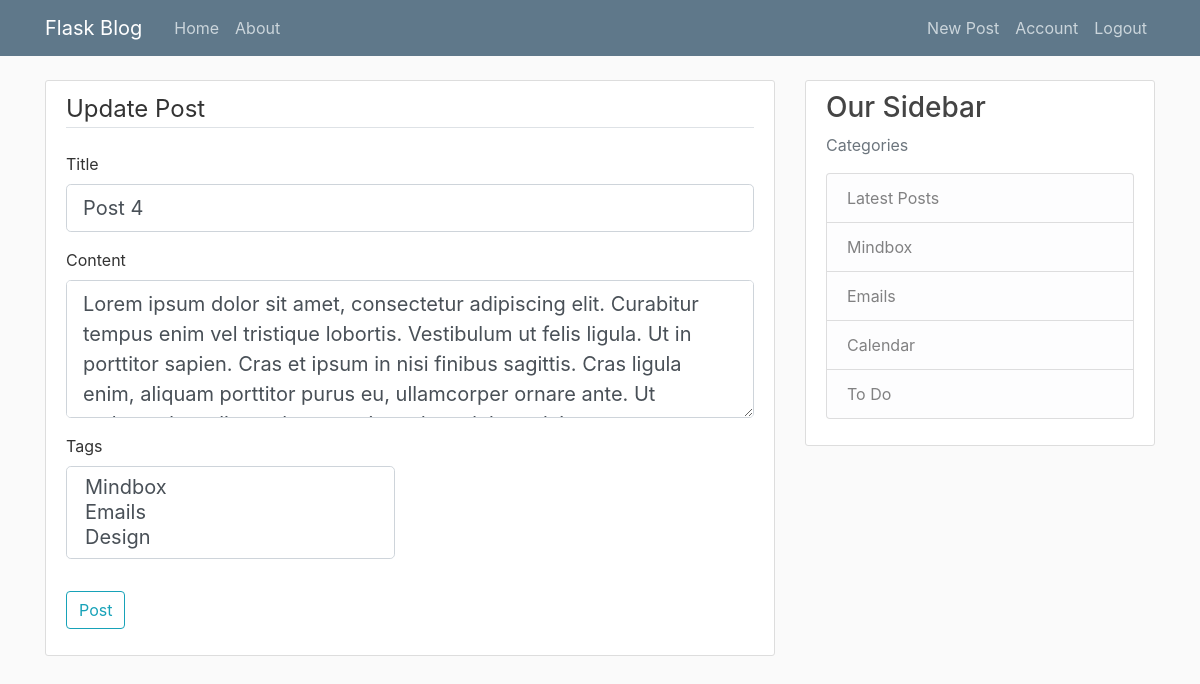
The page /post/4/update (signed in) on the database as committed earlier.
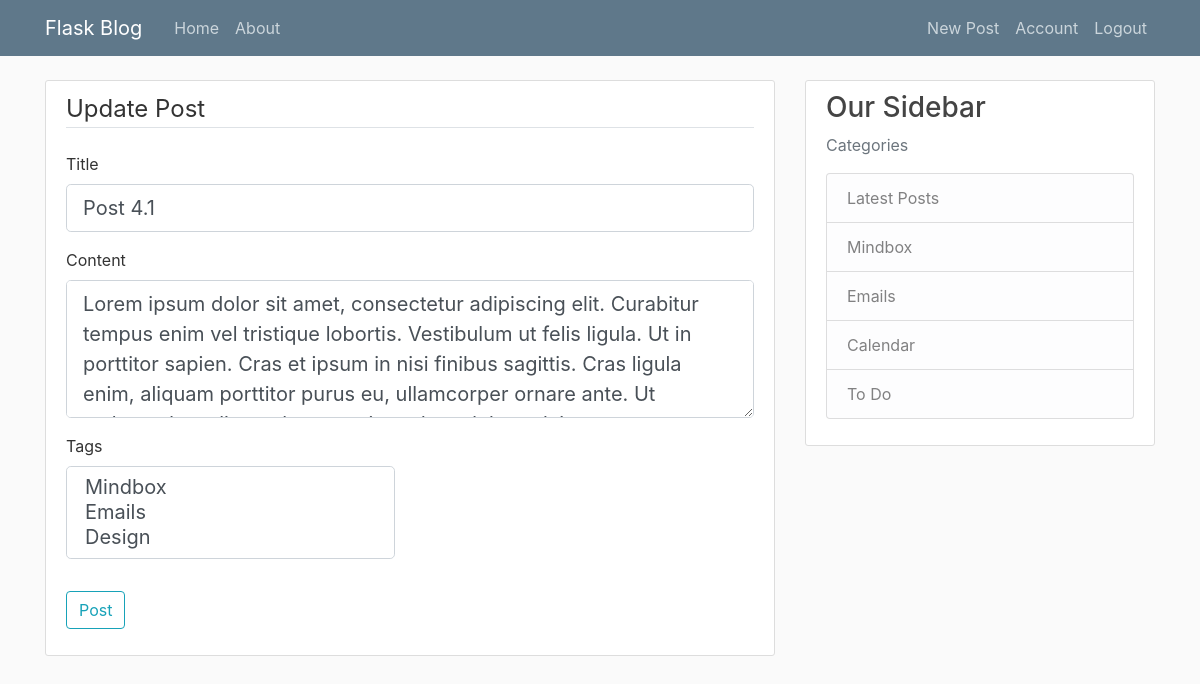
The same page on the database as committed later.
### flaskblog/models.py (models this page shows, shortened)
class Post(db.Model):
    id = db.Column(db.Integer, primary_key=True)
    title = db.Column(db.String(120), nullable=False)
    date_posted = db.Column(db.DateTime, nullable=False, default=datetime.now(timezone('Europe/Moscow')))
    content = db.Column(db.Text, nullable=False)
    user_id = db.Column(db.Integer, db.ForeignKey('user.id'), nullable=False)
    tags = db.relationship('Tag', secondary=post_tags, backref=db.backref('posts', lazy='dynamic'))

### flaskblog/posts/routes.py (the view)
@posts.route('/post/<int:post_id>/update', methods=['POST', 'GET'])
@login_required
def update_post(post_id):
    post = Post.query.get_or_404(post_id)
    if post.author != current_user:
        abort(403)
    form = PostForm()
    if form.validate_on_submit():
        post.title = form.title.data
        post.content = form.content.data
        db.session.commit()
        flash('Post has been updated!', 'success')
        return redirect(url_for('posts.post', post_id=post.id))
    elif request.method == 'GET':
        form.title.data = post.title
        form.content.data = post.content
    return render_template('create_post.html', title='Update Post', form=form, legend='Update Post')

### flaskblog/posts/forms.py
class PostForm(FlaskForm):
    title = StringField('Title', validators=[DataRequired(), Length(max=240)])
    content = TextAreaField('Content', validators=[DataRequired()])
    tags_choices = [('mindbox', 'Mindbox'), ('emails','Emails'), ('design', 'Design')]
    tags = SelectMultipleField('Tags', choices=tags_choices)
    submit = SubmitField('Post')

### flaskblog/models.py (called while the page is built)
@login_manager.user_loader
def load_user(user_id):
    return User.query.get(int(user_id))

### flaskblog/templates/create_post.html (shortened to what this page needs)
{% extends "layout.html" %}
{%  block content %}
    <div class="content-section">
        <form method="POST", action="">
            <fieldset class="form-group">
                <legend class="border-bottom mb-4">{{ legend }}</legend>
                <div class="form-group">
                    {{ form.title.label(class="form-control-label") }}
                    {% if form.title.errors %}
                        {{ form.title(class="form-control form-control-lg is-invalid") }}
                        <div class="invalid-feedback">
                            {% for error in  form.title.errors%}
                                <span>{{ error }}</span>
                            {% endfor %}
                        </div>
                    {% else %}
                        {{ form.title(class="form-control form-control-lg") }}
                    {% endif %}
                </div>
                <div class="form-group">
                    {{ form.content.label(class="form-control-label") }}
                    {% if form.content.errors %}
                        {{ form.content(class="form-control form-control-lg is-invalid") }}
                        <div class="invalid-feedback">
                            {% for error in  form.content.errors%}
                                <span>{{ error }}</span>
                            {% endfor %}
                        </div>
                    {% else %}
                        {{ form.content(class="form-control form-control-lg",rows="4") }}
                    {% endif %}
                </div>
                <div class="form-group col-md-6 pl-0">
                    {{ form.tags.label(class="form-control-label") }}
                    {{ form.tags(class="form-control form-control-lg", size=3)}}
                </div>
            </fieldset>
            <div class="form-group">
                {{ form.submit(class="btn btn-outline-info") }}
            </div>
        </form>
    </div>
{% endblock content%}

Rows that differ between the two databases and show on the page:
changed Post: title "Post 4" → "Post 4.1"
